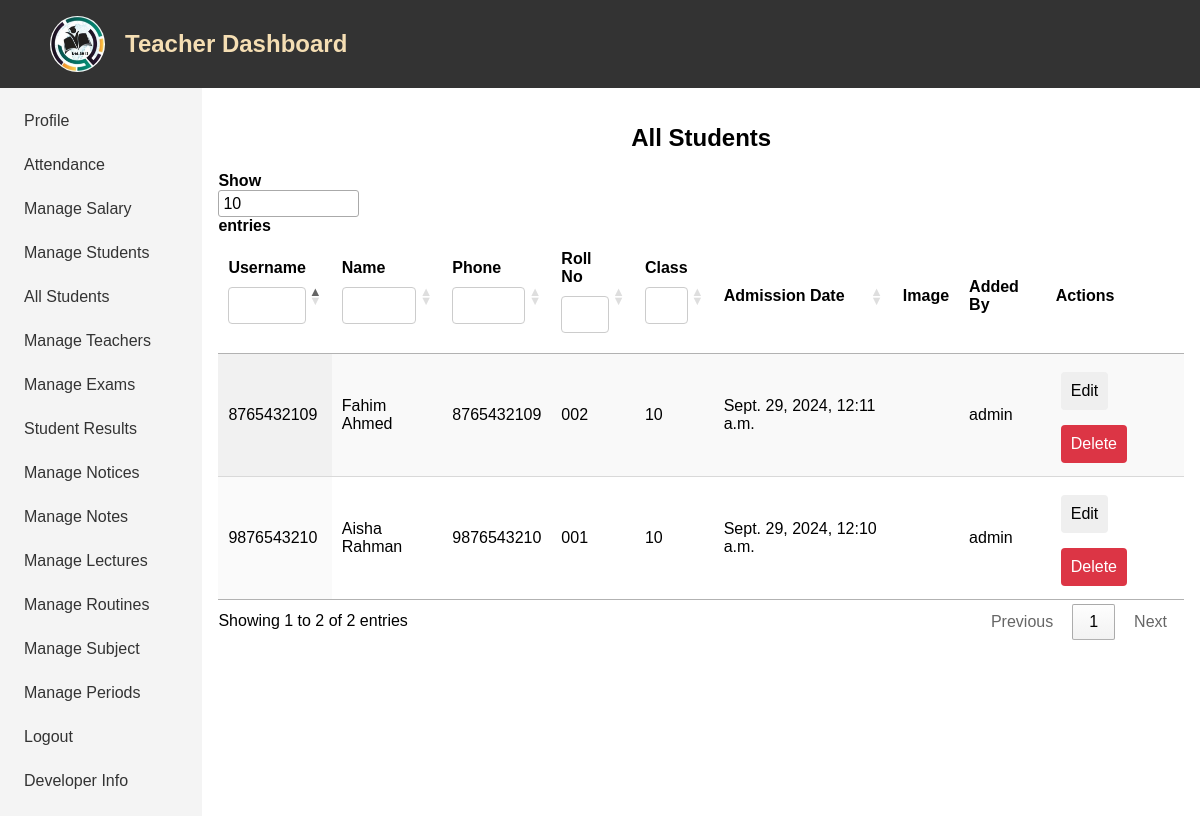
Page /all-student/ (signed in) on the committed database.
### app/models.py (models this page shows, shortened)
class Student(models.Model):
    user = models.OneToOneField(CustomUser, on_delete=models.CASCADE)
    name = models.CharField(max_length=255)
    phone = models.CharField(max_length=20)
    roll = models.CharField(max_length=50, null=True, blank=True)
    grade = models.CharField(max_length=50)
    img = models.ImageField(upload_to='student_images/', blank=True, null=True)
    added_by = models.ForeignKey(CustomUser, related_name='students_added', on_delete=models.SET_NULL, null=True, blank=True)
    fcm_token = models.CharField(max_length=255, blank=True, null=True)

class CustomUser(AbstractUser):
    is_teacher = models.BooleanField(default=False)
    is_student = models.BooleanField(default=False)

### app/views.py (the view)
# urls.py: path('all-student/', views.all_student, name='all_student'),
@login_required(login_url='teacher_login')
@user_passes_test(lambda user: user.is_staff)
def all_student(request):
    students = Student.objects.all()
    return render(request, 'all_student.html', {'students': students})

### templates/all_student.html (shortened to what this page needs)
{% extends 'base.html' %}
{% block content %}
<div class="main">
    <h2>All Students</h2>
    <table id="dataTable" class="display">
        <thead>
            <tr>
                <th>Username</th>
                <th>Name</th>
                <th>Phone</th>
                <th>Roll No</th>
                <th>Class</th>
                <th>Admission Date</th>
                <th>Image</th>
                <th>Added By</th>
                <th>Actions</th>
            </tr>
        </thead>
        <tbody>
            {% for student in students %}
            <tr id="student-row-{{ student.id }}">
                <td>{{ student.user.username }}</td>
                <td>{{ student.name }}</td>
                <td>{{ student.phone }}</td>
                <td>{{ student.roll }}</td>
                <td>{{ student.grade }}</td>
                <td>{{ student.user.date_joined }}</td>
                <td>
                </td>
                <td>{{ student.added_by|default:"Self Registered" }}</td>
                <td>
                    <button type="button" class="btn edit-btn"
                        data-student-id="{{ student.id }}"
                        data-student-name="{{ student.name }}"
                        data-student-roll="{{ student.roll }}"
                        data-student-grade="{{ student.grade }}"
                        data-student-phone="{{ student.phone }}">
                    Edit</button>
                    <form method="post" action="{% url 'delete_student' student.id %}?next={{ request.get_full_path }}" style="display:inline;">
                        <button type="submit" class="btn btn-danger">Delete</button>
                    </form>
                </td>
            </tr>
            {% endfor %}
        </tbody>
    </table>
</div>
{% endblock %}

### templates/base.html (shortened to what this page needs)
<!DOCTYPE html>
<html lang="en">
<head>
    {% load static %}
    <link rel="stylesheet" href="{% static 'base.css' %}">
    <link rel="stylesheet" href="https://cdn.datatables.net/1.11.5/css/jquery.dataTables.min.css">
    <link rel="stylesheet" href="https://cdnjs.cloudflare.com/ajax/libs/font-awesome/6.6.0/css/all.min.css">
</head>
<body>
    <div class="nav">
        <img src="{% static 'logo.jpeg' %}">
        <h2><a href="{% url 'home' %}">Teacher Dashboard</a></h2>
    </div>
    <div class="container">
        <div class="sidebar">
            <a href="{% url 'home' %}">Profile</a>
            <a href="{% url 'attendance_record' %}">Attendance</a>
            <a href="{% url 'generate_salary' %}">Manage Salary</a>
            <a href="{% url 'manage_student' %}">Manage Students</a>
            <a href="{% url 'all_student' %}">All Students</a>
            {% if request.user.is_superuser %}
                <a href="{% url 'manage_teacher' %}">Manage Teachers</a>
            {% endif %}
            <a href="{% url 'manage_exam' %}">Manage Exams</a>
            <a href="{% url 'exam_results' %}">Student Results</a>
            <a href="{% url 'manage_notice' %}">Manage Notices</a>
            <a href="{% url 'manage_note' %}">Manage Notes</a>
            <a href="{% url 'manage_lecture' %}">Manage Lectures</a>
            <a href="{% url 'manage_routine' %}">Manage Routines</a>
            <a href="{% url 'manage_subject' %}">Manage Subject</a>
            <a href="{% url 'manage_period' %}">Manage Periods</a>
            <a href="{% url 'logout' %}">Logout</a>
            <a href="https://soash.github.io/">Developer Info</a>
        </div>
        <div class="content">
            {% block content %}
            {% endblock %}
        </div>
    </div>
</body>
</html>

### static/base.css (style rules this page uses)
body { padding: 0; margin: 0; font-family: Arial, sans-serif; }
.nav { background-color: #333; color: white; padding: 10px 50px; display: flex; align-items: center; gap: 20px; }
.nav img { width: 5%; border-radius: 50%; }
.nav a { text-decoration: none; color: wheat; }
.container { display: flex; }
.sidebar { width: 15%; background-color: #f4f4f4; padding: 1rem; height: 100vh; }
.sidebar a { display: block; padding: 0.5rem; color: #333; text-decoration: none; margin-bottom: 10px; }
.content { width: 85%; padding: 1rem; }
.btn { margin: 5px; padding: 10px; margin-top: 10px; border: none; border-radius: 4px; cursor: pointer; }
.btn-danger { background-color: #dc3545; color: white; }
.main h2 { text-align: center; }
button { padding: 10px 20px; font-size: 16px; cursor: pointer; }

### rows in the picture
Student: user.username "9876543210", name "Aisha Rahman", phone "9876543210", roll "001", grade "10", user.date_joined "Sept. 29, 2024, 12:10 a.m.", added_by "admin"
Student: user.username "8765432109", name "Fahim Ahmed", phone "8765432109", roll "002", grade "10", user.date_joined "Sept. 29, 2024, 12:11 a.m.", added_by "admin"
